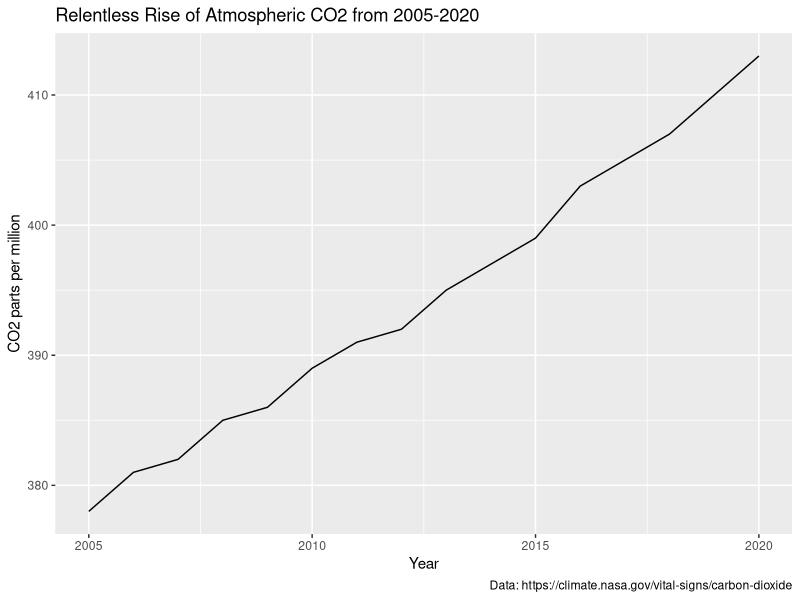
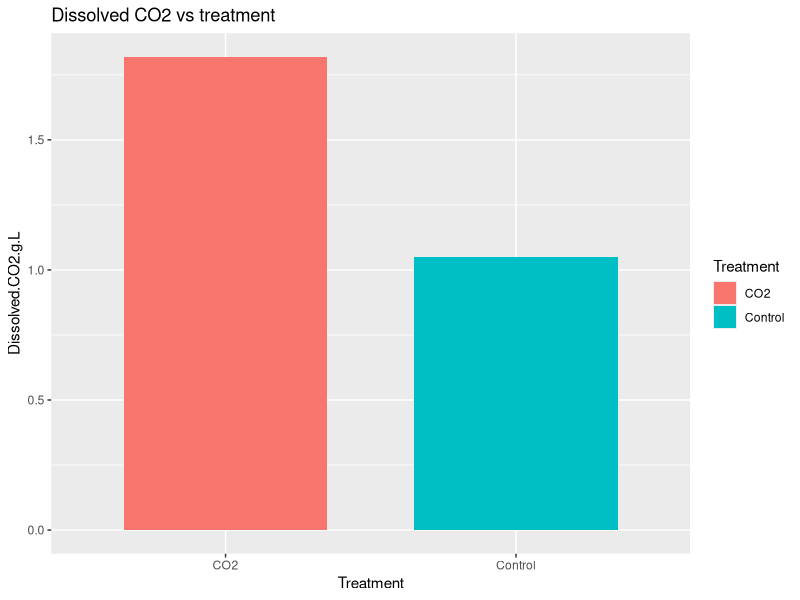
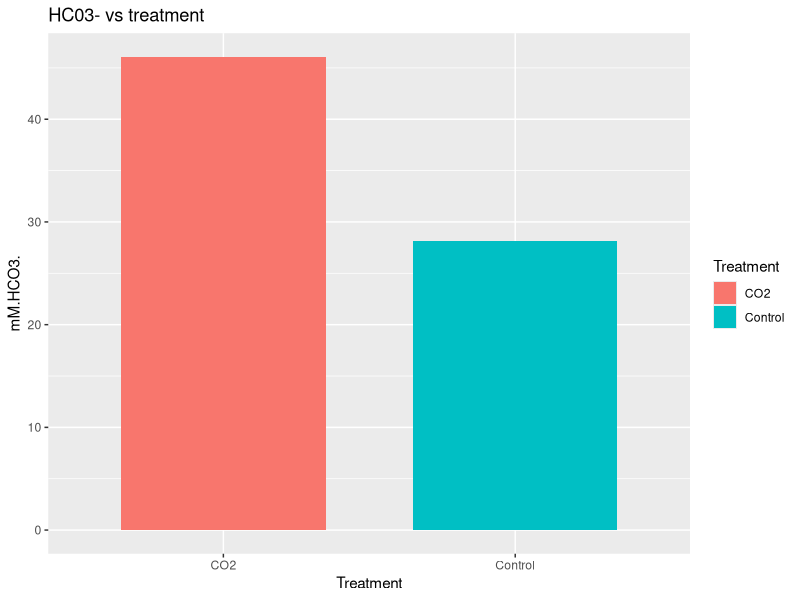
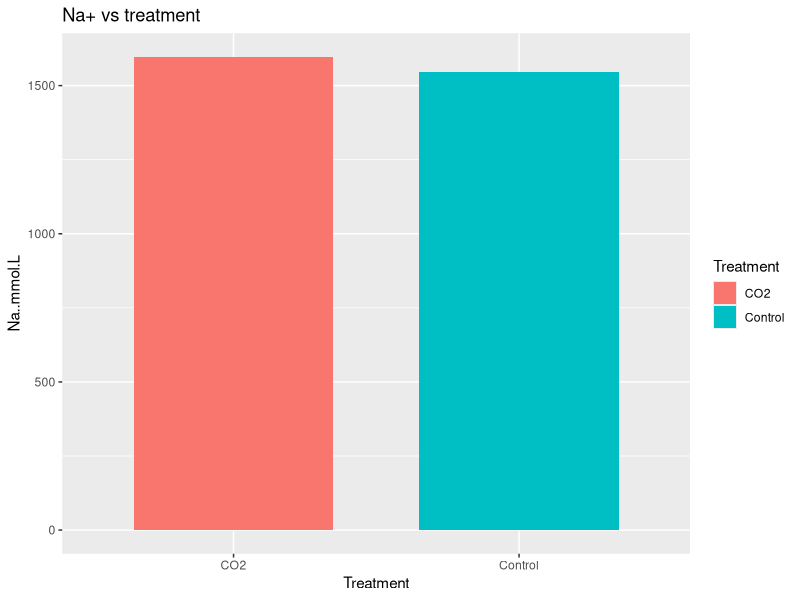
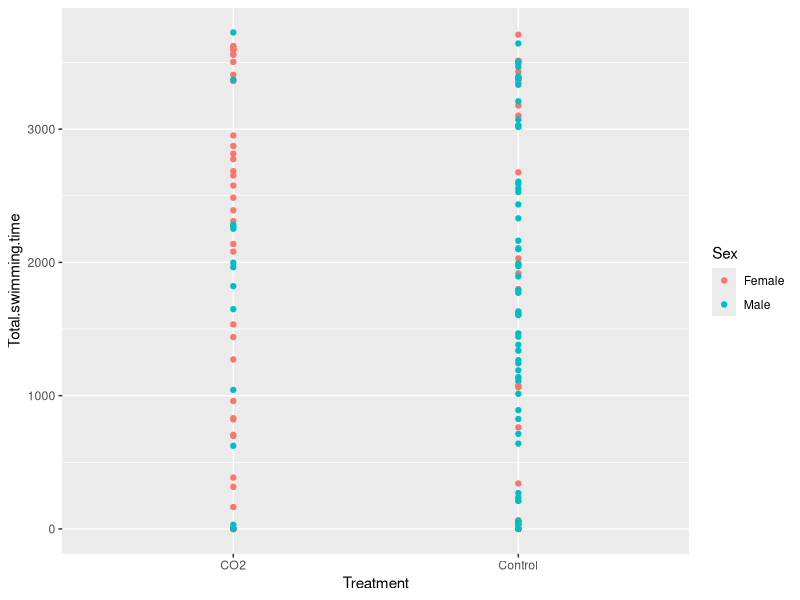
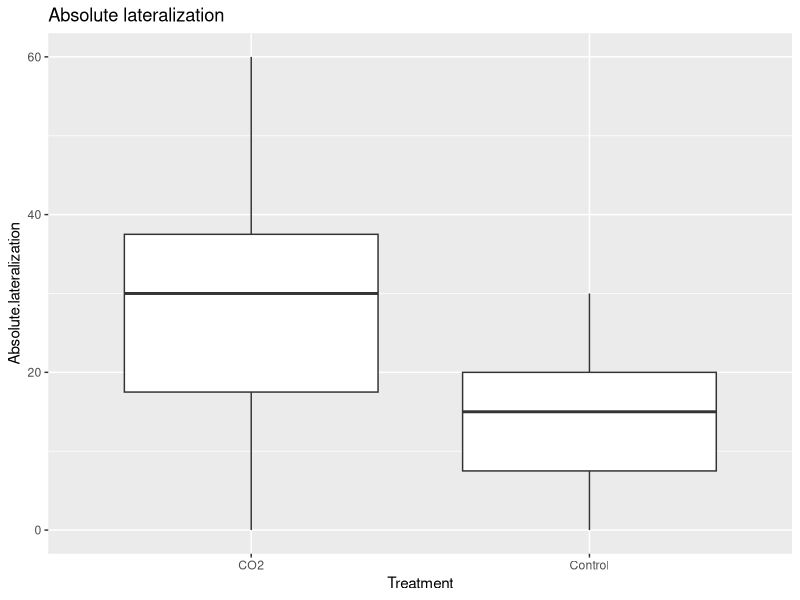

These charts were generated, in order, by the following R code:
#Ocean Acidfication Consequences for Small Spotted CatSharks 
#CO2 is released in the atmosphere by anthropogenic activites such as the burning of fossil fuels and deforestation. 
#This graph was created using the data from NASA, Vital Signs of the Planet. 
#This graph shows atmospheric CO2 levels measured at Mauna Loa Observatory, Hawaii, from 2005-2020. The latest measurement in Februar shows atmospheric CO2 to be 413ppm.
#Create a graph 
library(tidyverse)
library(dplyr)

setwd("/Users/ojaswiuprety/Desktop/EBIO4420/CompBioLabsAndHomework/Labs/Independent Project /")
CO2.data <- read.csv(file="CO2 data .csv")
Plot1 <- ggplot() + geom_line(aes(y=CO2, x=Year),
                              data=CO2.data)
Plot1 + labs(title= "Relentless Rise of Atmospheric CO2 from 2005-2020", x= "Year", y= "CO2 parts per million", caption= "Data: https://climate.nasa.gov/vital-signs/carbon-dioxide")
#Import data 
Blood.Chemistry.Data <- read.csv(file="Blood Chemistry Data .csv")
NewBloodChemistryData <- select(Blood.Chemistry.Data, 1, 6, 7, 9)

#Graph of Dissolved CO2 comparison 
ggplot(NewBloodChemistryData, aes(x=Treatment, y=Dissolved.CO2.g.L, fill=Treatment)) +
  geom_bar(stat="identity", width=0.7) +
  ggtitle("Dissolved CO2 vs treatment")

#Graph of HCO3- 
ggplot(NewBloodChemistryData, aes(x=Treatment, y= mM.HCO3., fill=Treatment)) +
  geom_bar(stat="identity", width=0.7) +
  ggtitle("HC03- vs treatment")

#Graph of Na+ mmol/L
ggplot(NewBloodChemistryData, aes(x=Treatment, y= Na..mmol.L, fill=Treatment)) +
  geom_bar(stat="identity", width=0.7) +
  ggtitle("Na+ vs treatment")

#Behavioral Data 
Swimming.Behaviour.Data <- read.csv(file="Swimming Behaviour Data .csv")

#Find the missing data 
Swimming.Behaviour.Data [! complete.cases(Swimming.Behaviour.Data),]
Swimming.Behaviour.Data[-c(134),]
New.Swimming.Behaviour.Data <- Swimming.Behaviour.Data[-c(134),]

#Check there is a difference in rows 
nrow(Swimming.Behaviour.Data)
nrow(New.Swimming.Behaviour.Data)

#Comparing males and females and their total swimming time take out the unsexed data 
GendersSwimmingBehaviourData <- select(New.Swimming.Behaviour.Data, 1, 2, 6)
#To omit the Unsexed
NewGendersSwimmingBehaviourData <-GendersSwimmingBehaviourData[-c(135:150),] 
#Create a graph 
ggplot(data = NewGendersSwimmingBehaviourData) + 
  geom_point(mapping = aes(x = Treatment, y =Total.swimming.time, color=Sex, ))

#calculate the averages 
MeanOfGenders <- NewGendersSwimmingBehaviourData %>% group_by(Treatment, Sex) %>% summarise(mean(Total.swimming.time))


#Import the lateralisation data 
Lateralization.data <- read.csv(file="Lateralisation Data .csv")

#Try plotting data 
ggplot(data = Lateralization.data, mapping = aes(x = Treatment, y = Absolute.lateralization)) + 
  geom_boxplot() +
  ggtitle("Absolute lateralization")



